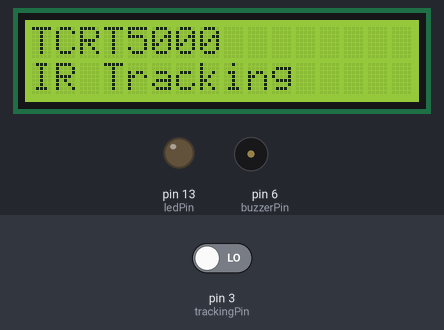
Simulated run of this sketch. Board: Arduino Uno, built with avr-gcc and run on an emulated ATmega328P. Parts: 16×2 character LCD, output pins drawn as LEDs (lit = HIGH), buzzer (waves = sounding). The inputs (shaded band) are chosen by the test bench; at power-on: pin 3 (trackingPin) LOW. What the sketch prints to the serial monitor is not drawn.

Above: at 2.2 s.
At 5.3 s:
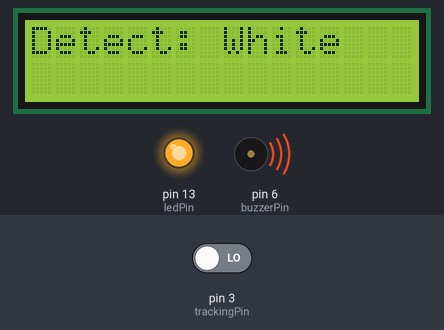
5.4 s: pin 3 (trackingPin) driven HIGH
At 6.2 s:
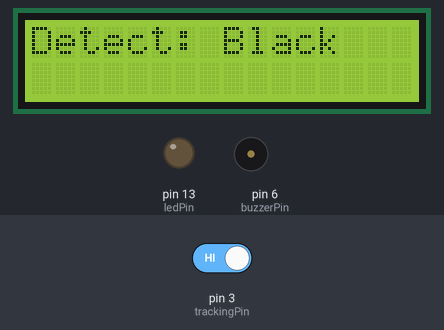
6.9 s: pin 3 (trackingPin) driven LOW
At 7.3 s:
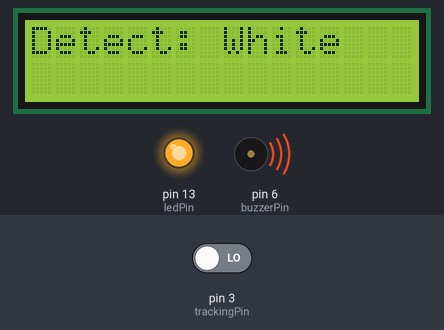
Timing chart, 0 to 9.9 s (numbered marks = the images above; inputs shaded):
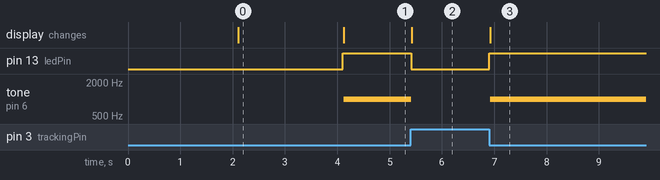

Measured:
- after the input at 5.4 s, pin 13 (ledPin): HIGH → LOW at once; tone on pin 6 (buzzerPin): 1000 Hz → silent at once; the display: changes at once (image 2)
- after the input at 6.9 s, pin 13 (ledPin): LOW → HIGH at once; tone on pin 6 (buzzerPin): silent → 1000 Hz at once; the display: changes at once (image 3)
- what the display in image 0 shows lasts 2.0 s, from 2.1 s to 4.1 s

The sketch:

IR_tracking_sensor.ino
```cpp
//TCRT 5000 IR Tracking Sensor
//Skeched by JIN-WOO KIM

#include<LiquidCrystal_I2C.h>
LiquidCrystal_I2C lcd(0x27, 16, 2);
const int buzzerPin = 6;
const int trackingPin = 3;
const int ledPin = 13; //pin13 built-in led

void setup() {
  pinMode(buzzerPin, OUTPUT);
  pinMode(ledPin, OUTPUT);
  pinMode(trackingPin, INPUT);
  lcd.begin();
  lcd.setCursor(5, 0); //fifth column, row #1
  lcd.print("Hello!");
  lcd.setCursor(0, 1); //first column, row #2
  lcd.print("MECHATRONICS:)");
  delay(2000);   //delay of the message
  lcd.clear();   // clear screen
  lcd.setCursor(0, 0); //first column, row #1
  lcd.print("TCRT5000");
  lcd.setCursor(0, 1); //first column, row #2
  lcd.print("IR Tracking");
  delay(2000); //delay 2000ms
  lcd.clear();
  Serial.begin(9600);
}

void loop() {
  boolean val = digitalRead(trackingPin); //read the value of tracking module
  if (val == HIGH) //if it is HIGH
  { digitalWrite(ledPin, LOW); //turn off the led
    Serial.println("Detect: Black");
    noTone(buzzerPin);
    lcd.setCursor(0, 0); //first column, row #1
    lcd.print("Detect:");
    lcd.setCursor(8, 0); //eight column, row #2
    lcd.print("Black");
  }
  else {
    digitalWrite(ledPin, HIGH);
    Serial.println("Detect: White");
    lcd.setCursor(0, 0); //first column, row #1
    lcd.print("Detect:");
    lcd.setCursor(8, 0); //eight column, row #2
    lcd.print("White");
    tone(buzzerPin, 1000, 500);
  }
}
```
